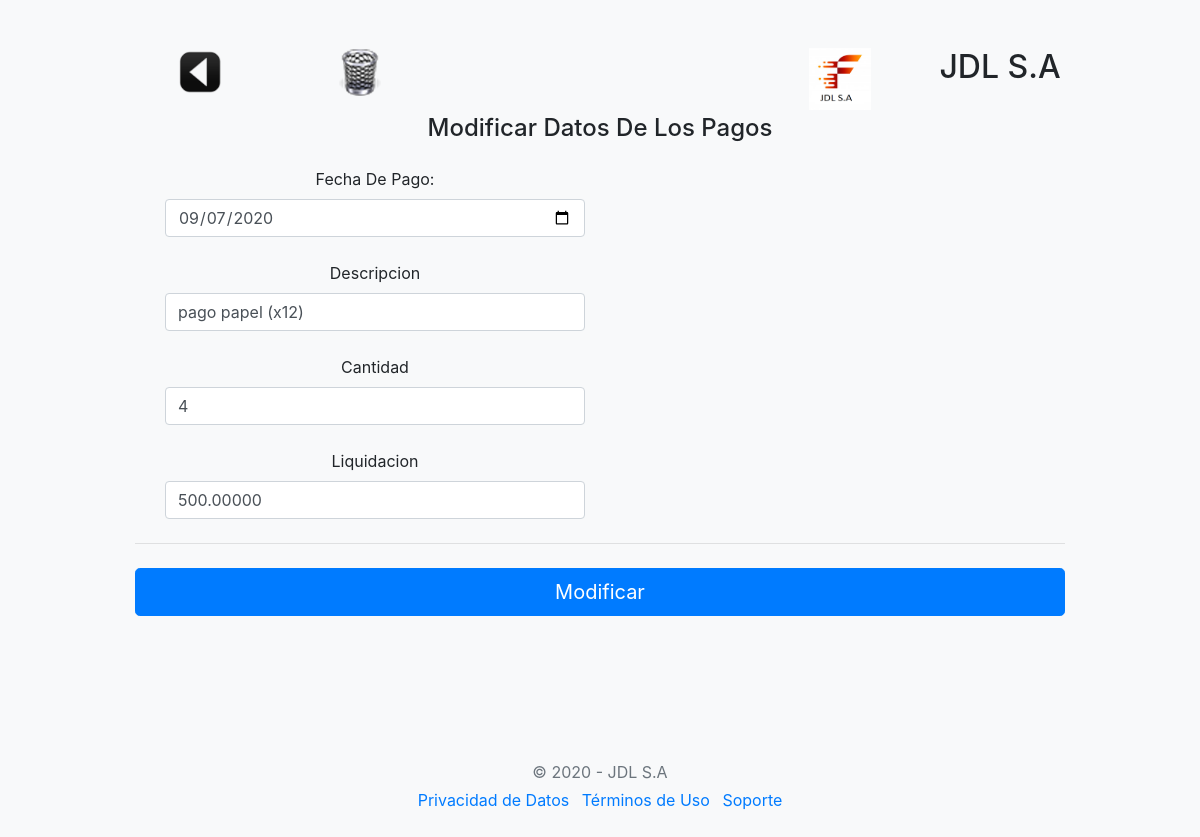
Page /admin/modifica2.php?id_pago=1 on the committed database.
### tables this page shows
CREATE TABLE `pagos` (
  `id_pago` int(8) NOT NULL,
  `fecha_pago` date DEFAULT NULL,
  `descripcion_pago` varchar(50) DEFAULT NULL,
  `cantidad_pago` int(8) DEFAULT NULL,
  `liqui_pago` decimal(12,5) DEFAULT NULL
);

### admin/modifica2.php (the view, shortened to what this page needs)
<!doctype html>
<html>
<?php
    require "../metodos.php";
?>
  <body class="bg-light">
    <div class="container">
  <div class="py-5 text-center">
  <div class="row">
    <div class="col-sm-2"><h2>
		<img border="0" src="../img/atras.png" width="48" height="48" title="Volver al menú"
							onclick=location.href='../panel/';
							onKeyPress=location.href='../panel/';
							style='cursor:pointer';/>
	</h2>
	</div>
    <div class="col-sm-2">
		<img border="0" src="../img/borrar.png" width="48" height="48" title="Eliminar"
						<?php echo " onclick=location.href='"
												. "cuidado2.php?id_pago=".$_GET['id_pago'] . "'"; ?>;
						<?php echo " onKeyPress=location.href='"
												. "cuidado2.php?id_pago=".$_GET['id_pago'] . "'"; ?>
						style='cursor:pointer';/>
	</div>
	<div class="col-sm-2"></div>
    <div class="col-sm-2"><h2></h2></div>
  <div class="col-sm-2"><img class="d-block mx-auto mb-1" src="../img/jdlsa.png" alt="" width="62" height="62"></div>
  <div class="col-sm-2"><h2>JDL S.A</h2></div>
</div>
    <div class="col-md-12 order-md-1">
      <h4 class="mb-4">Modificar Datos De Los Pagos</h4>
      <form class="needs-validation" novalidate action="modi2.php" method="POST">
<?php
   require "../conexion.php";
    $sql = "SELECT * from pagos where id_pago = " . $_GET['id_pago'];
	$query = $mysqli->query($sql);
	while($resultado = $query->fetch_assoc()) {
        $pagos[] = $resultado;
    }
?>
          <div class="col-md-6 mb-4">
            <label for="fecha_pago">Fecha De Pago:</label>
            <input type="date" class="form-control" id="fecha" name="fecha_pago" placeholder="" value=<?php echo "'".$pagos[0]['fecha_pago']."'" ?> required>
          </div>
          <div class="col-md-6 mb-4">
            <label for="descripcion_pago">Descripcion</label>
            <input type="text" class="form-control" id="descripcion" name="descripcion_pago" placeholder="" value=<?php echo "'".$pagos[0]['descripcion_pago']."'" ?> required>
          </div>
          <div class="col-md-6 mb-4">
            <label for="cantidad_pago">Cantidad</label>
            <input type="text" class="form-control" id="cantidad" name="cantidad_pago" placeholder="" value=<?php echo "'".$pagos[0]['cantidad_pago']."'" ?> required>
          </div>
          <div class="col-md-6 mb-4">
            <label for="liqui_pago">Liquidacion</label>
            <input type="text" class="form-control" id="liquidaciones" name="liqui_pago" placeholder="" value=<?php echo "'".$pagos[0]['liqui_pago']."'" ?> required>
          </div>
		</div>
        <hr class="mb-4">
        <button class="btn btn-primary btn-lg btn-block" type="submit">Modificar</button>
    </div>
  </div>
  <footer class="my-5 pt-5 text-muted text-center text-small">
    <p class="mb-1">&copy; 2020 - JDL S.A</p>
    <ul class="list-inline">
      <li class="list-inline-item"><a href="#">Privacidad de Datos</a></li>
      <li class="list-inline-item"><a href="#">Términos de Uso</a></li>
      <li class="list-inline-item"><a href="#">Soporte</a></li>
    </ul>
  </footer>
</body>
</html>

### js/form-validation.css (style rules this page uses)
.container { max-width: 960px; }

### rows in the picture
pagos: fecha_pago "09/07/2020", descripcion_pago "pago papel (x12)", cantidad_pago "4", liqui_pago "500.00000"
